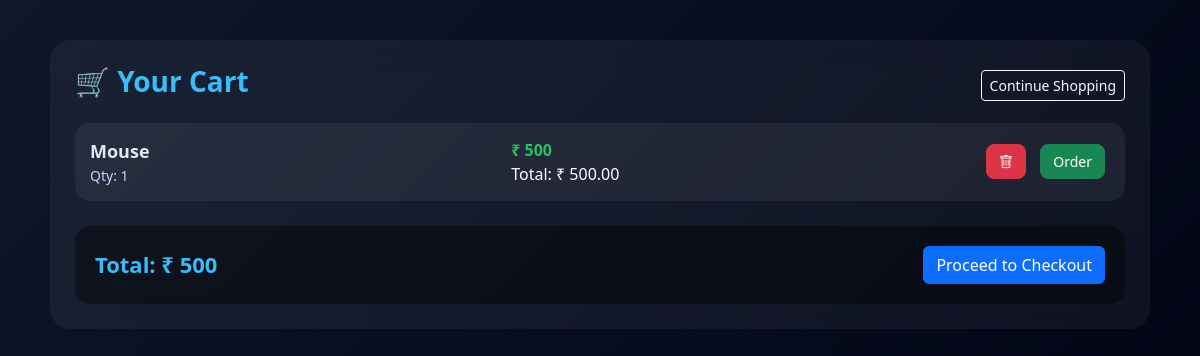
The app's page /cart/ (signed in) with its own data.
### app/models.py (models this page shows)
class Cart(models.Model):
    user = models.ForeignKey(User, on_delete=models.CASCADE)
    item = models.ForeignKey(Item, on_delete=models.CASCADE)
    quantity = models.IntegerField(default=1)

class Item(models.Model):
    item_name=models.CharField(max_length=40)
    item_desc=models.CharField(max_length=40)
    item_price=models.IntegerField()
    item_image=models.ImageField(upload_to='image')
    item_color=models.CharField(max_length=20)
    item_category=models.CharField(max_length=40)
    item_quantity=models.IntegerField(null=True)

### app/views.py (the view)
# urls.py: path('cart/', views.cart_page, name='cart_page'),
def cart_page(req):
    if 'user_id' in req.session:
        user = User.objects.get(id=req.session['user_id'])
        cart = Cart.objects.filter(user=user)
        total = 0
        for i in cart:
            total += i.item.item_price * i.quantity
        return render(req,'cart.html',{
            'cart':cart,
            'total':total
        })

### app/templates/cart.html (shortened to what this page needs)
<!DOCTYPE html>
<html lang="en">
<head>
<link href="https://cdn.jsdelivr.net/npm/bootstrap@5.3.2/dist/css/bootstrap.min.css" rel="stylesheet">
<link href="https://cdn.jsdelivr.net/npm/bootstrap-icons@1.10.5/font/bootstrap-icons.css" rel="stylesheet">
</head>
<body>
<div class="cart-container">
    <div class="d-flex justify-content-between align-items-center mb-3">
        <h2 class="cart-title">🛒 Your Cart</h2>
        <a href="{% url 'userdashboard' %}" class="btn btn-outline-light btn-sm">Continue Shopping</a>
    </div>
    {% if cart %}
        {% for i in cart %}
        <div class="cart-card">
            <div>
                <div class="item-name">{{ i.item.item_name }}</div>
                <div class="qty">Qty: {{ i.quantity }}</div>
            </div>
            <div>
                <div class="price">₹ {{ i.item.item_price }}</div>
                <div>Total: ₹ {{ i.item.item_price|floatformat:2 }}</div>
            </div>
            <div class="actions">
                <a href="{% url 'remove_cart' i.id %}" class="btn btn-danger btn-custom">
                    <i class="bi bi-trash"></i>
                </a>
                <a href="{% url 'payment' i.item.id %}" class="btn btn-success btn-custom">
                    Order
                </a>
            </div>
        </div>
        {% endfor %}
        <div class="total-box">
            <div class="total-amount">Total: ₹ {{ total }}</div>
            <a href="#" class="btn btn-primary" onclick="alert('This button is under development. For buy click on Order button.')">Proceed to Checkout</a>
        </div>
    {% else %}
        <div class="text-center mt-5">
            <i class="bi bi-cart-x" style="font-size:50px;"></i>
            <h4 class="mt-3">Your Cart is Empty</h4>
        </div>
    {% endif %}
</div>
</body>
</html>

### app/templates/cart.html (style rules this page uses)
body { background: linear-gradient(135deg, #0f172a, #020617); color: #fff; font-family: 'Segoe UI', sans-serif; }
.cart-container { max-width: 1100px; margin: 40px auto; padding: 25px; background: rgba(255,255,255,0.05); border-radius: 20px; backdrop-filter: blur(15px); }
.cart-title { font-size: 28px; font-weight: bold; color: #38bdf8; }
.cart-card { background: rgba(255,255,255,0.06); border-radius: 15px; padding: 15px; margin-bottom: 15px; display: flex; justify-content: space-between; align-items: center; flex-wrap: wrap; transition: 0.3s; }
.item-name { font-weight: 600; font-size: 18px; color: #e2e8f0; }
.price { color: #22c55e; font-weight: bold; }
.qty { font-size: 14px; color: #cbd5f5; }
.actions a { margin: 5px; }
.btn-custom { border-radius: 8px; padding: 6px 12px; font-size: 14px; }
.total-box { margin-top: 25px; padding: 20px; background: rgba(0,0,0,0.4); border-radius: 15px; display: flex; justify-content: space-between; align-items: center; flex-wrap: wrap; }
.total-amount { font-size: 22px; font-weight: bold; color: #38bdf8; }

### records on screen
Cart: item.item_name "Mouse", quantity "1", item.item_price "500", item.item_price "500.00"

### other values on screen
{{ total }} "500"
